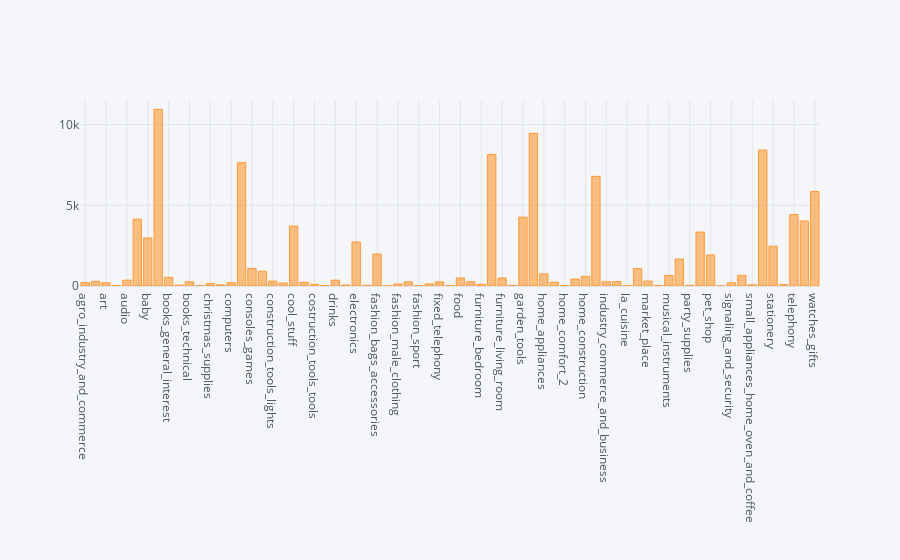

The notebook cell this image was saved under:
### Code cell
import chart_studio.plotly as py
import cufflinks as cf
cf.go_offline(connected = True)

category_how_many.iplot(kind = 'bar')

### Figure 1 — Plotly figure (JSON) as saved in the notebook; plotly's stock layout.template omitted (floating-point values rounded to 4 significant figures)
{"data": [{"marker": {"color": "rgba(255, 153, 51, 0.6)", "line": {"color": "rgba(255, 153, 51, 1.0)", "width": 1}}, "name": "order_id", "orientation": "v", "text": "", "type": "bar", "x": ["agro_industry_and_commerce", "air_conditioning", "art", "arts_and_craftmanship", "audio", "auto", "baby", "bed_bath_table", "books_general_interest", "books_imported", "books_technical", "cds_dvds_musicals", "christmas_supplies", "cine_photo", "computers", "computers_accessories", "consoles_games", "construction_tools_construction", "construction_tools_lights", "construction_tools_safety", "cool_stuff", "costruction_tools_garden", "costruction_tools_tools", "diapers_and_hygiene", "drinks", "dvds_blu_ray", "electronics", "fashio_female_clothing", "fashion_bags_accessories", "fashion_childrens_clothes", "fashion_male_clothing", "fashion_shoes", "fashion_sport", "fashion_underwear_beach", "fixed_telephony", "flowers", "food", "food_drink", "furniture_bedroom", "furniture_decor", "furniture_living_room", "furniture_mattress_and_upholstery", "garden_tools", "health_beauty", "home_appliances", "home_appliances_2", "home_comfort_2", "home_confort", "home_construction", "housewares", "industry_commerce_and_business", "kitchen_dining_laundry_garden_furniture", "la_cuisine", "luggage_accessories", "market_place", "music", "musical_instruments", "office_furniture", "party_supplies", "perfumery", "pet_shop", "security_and_services", "signaling_and_security", "small_appliances", "small_appliances_home_oven_and_coffee", "sports_leisure", "stationery", "tablets_printing_image", "telephony", "toys", "watches_gifts"], "y": [206, 289, 197, 24, 362, 4139, 2982, 10952, 536, 57, 263, 14, 150, 70, 199, 7643, 1089, 916, 301, 182, 3715, 232, 103, 37, 361, 61, 2729, 45, 1985, 7, 125, 257, 29, 127, 255, 33, 499, 269, 103, 8156, 495, 37, 4267, 9465, 754, 231, 30, 429, 596, 6795, 264, 274, 14, 1077, 305, 38, 651, 1668, 42, 3340, 1924, 2, 197, 657, 73, 8428, 2466, 83, 4428, 4029, 5857]}], "layout": {"legend": {"bgcolor": "#F5F6F9", "font": {"color": "#4D5663"}}, "paper_bgcolor": "#F5F6F9", "plot_bgcolor": "#F5F6F9", "title": {"font": {"color": "#4D5663"}}, "xaxis": {"gridcolor": "#E1E5ED", "showgrid": true, "tickfont": {"color": "#4D5663"}, "title": {"font": {"color": "#4D5663"}, "text": ""}, "zerolinecolor": "#E1E5ED"}, "yaxis": {"gridcolor": "#E1E5ED", "showgrid": true, "tickfont": {"color": "#4D5663"}, "title": {"font": {"color": "#4D5663"}, "text": ""}, "zerolinecolor": "#E1E5ED"}}}
